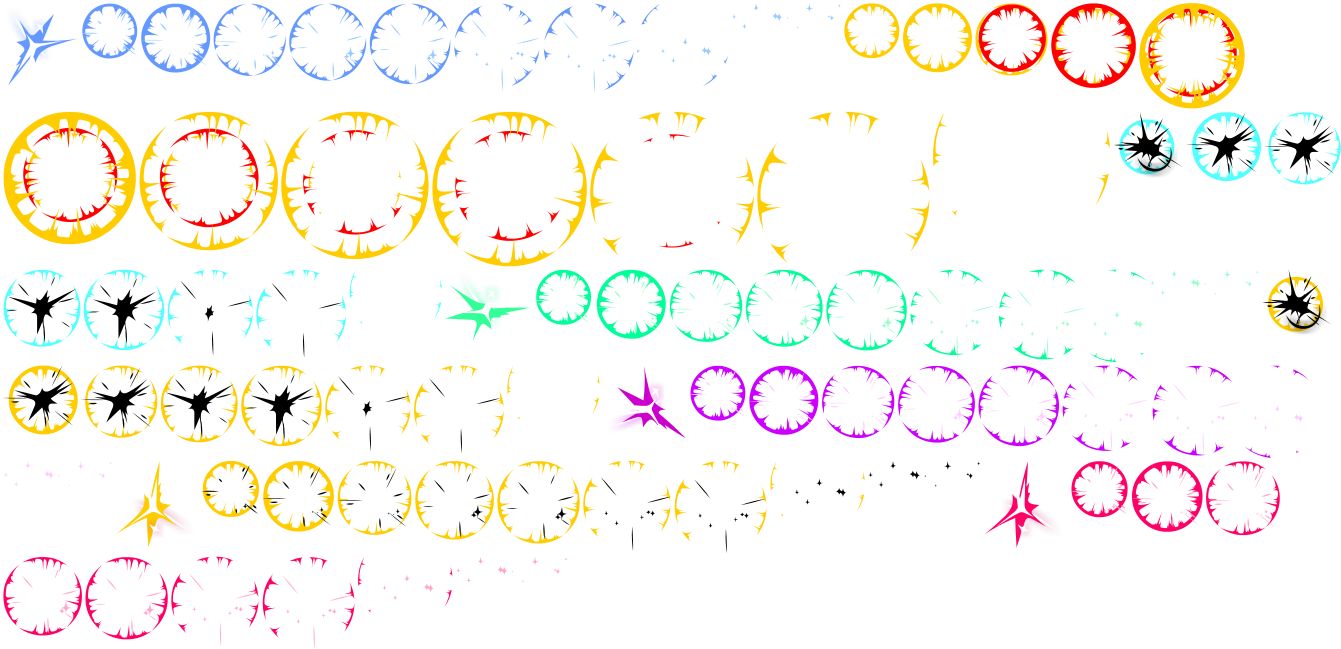
#> input picture fnf-to-osu/Spashes.png, 4022 x 1947 px (shown at 1/3 size)
$ python -i convert_notes.py   (imports and definitions only)
#> lines starting #> are read from the running program, lines starting #| are printed output that depends on the picture
#> further down, picture is the input picture: PIL image 4022x1947 P; mean R, G, B, A 81.2, 114.2, 77.2, 19.9
#!/usr/bin/env python3
"""Build osu!mania notes and lighting from the supplied FNF atlases.

osu!mania has one shared hit animation and one shared hold animation for all
lanes. Its receptor images cannot animate. Those engine limits prevent exact
per-lane splash colours and the V-Slice hold start/end transitions.

The hold cover atlas comes from FunkinCrew/funkin.assets, shared/images/
holdCoverBlue. V-Slice plays its four middle frames in a loop at 24 FPS.
"""

from __future__ import annotations

import argparse
import re
import shutil
import xml.etree.ElementTree as ET
from pathlib import Path
from typing import Dict, Tuple, cast

from PIL import Image, ImageChops, ImageDraw, ImageFilter, ImageOps


# Lane palettes (AARRGGBB): (main, highlight, shadow)
ARROW_RGB: Dict[str, Tuple[int, int, int]] = {
    "left": (0xFFC24B99, 0xFFFFFFFF, 0xFF3C1F56),  # purple
    "down": (0xFF00FFFF, 0xFFFFFFFF, 0xFF1542B7),  # blue
    "up": (0xFF12FA05, 0xFFFFFFFF, 0xFF0A4447),  # green
    "right": (0xFFF9393F, 0xFFFFFFFF, 0xFF651038),  # red
    "center": (0xFFCDCDCD, 0xFFFFFFFF, 0xFF8A8A8A),  # light gray
    "left2": (0xFFFFFF00, 0xFFFFFFFF, 0xFF6A5C10),  # yellow
    "down2": (0xFFB84DFF, 0xFFFFFFFF, 0xFF44205F),  # purple
    "up2": (0xFFFF9A1F, 0xFFFFFFFF, 0xFF6B340A),  # orange
    "right2": (0xFF2349A6, 0xFFFFFFFF, 0xFF101F4A),  # dark blue
}


# [205 lines left out: functions argb_to_rgbf, recolor_rgbpalette, fit_center, fit_center_top_at_mid, apply_opacity, add_release_dot and 4 more, not called in this run]


def trim_alpha(img: Image.Image) -> Image.Image:
    """Trim fully transparent outer pixels to avoid undersized fitting."""
    rgba = img.convert("RGBA")
    alpha = rgba.split()[3]
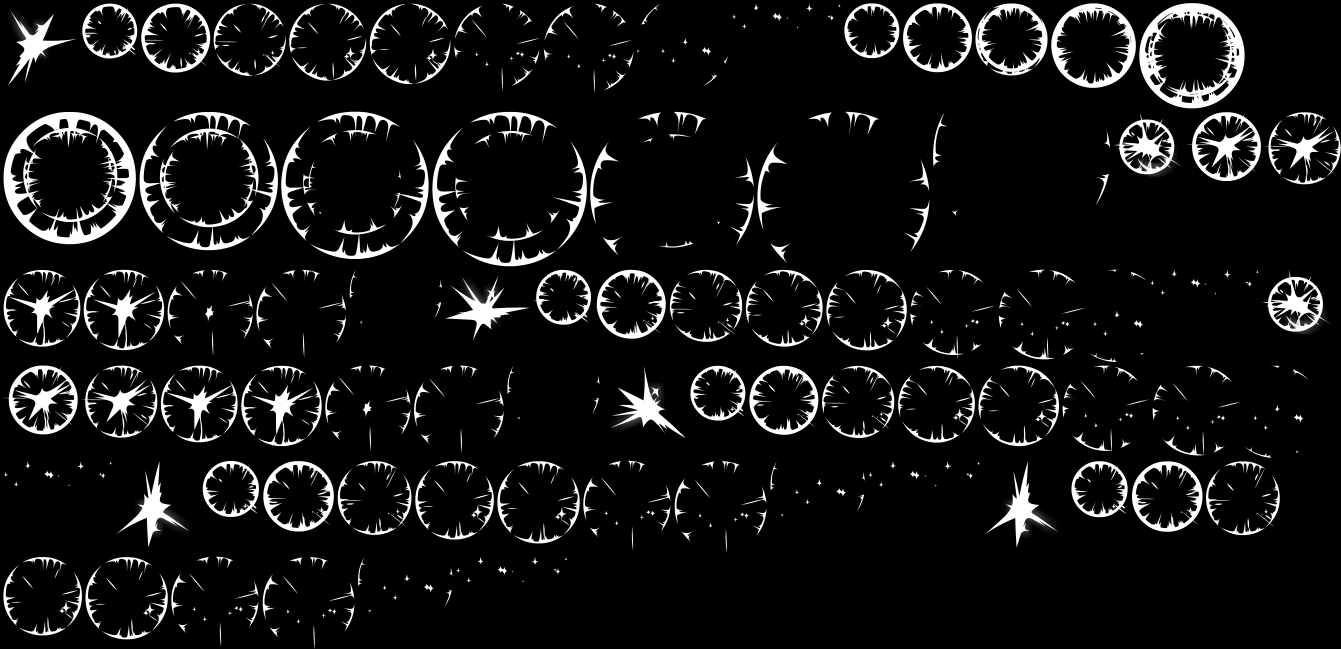
#> alpha: PIL image 4022x1947 L (shown at 1/3 size); min 0, max 255, mean 19.9
    bbox = alpha.getbbox()
#> bbox = (10, 9, 4022, 1947)
    if bbox is None:
        return rgba
    return rgba.crop(bbox)
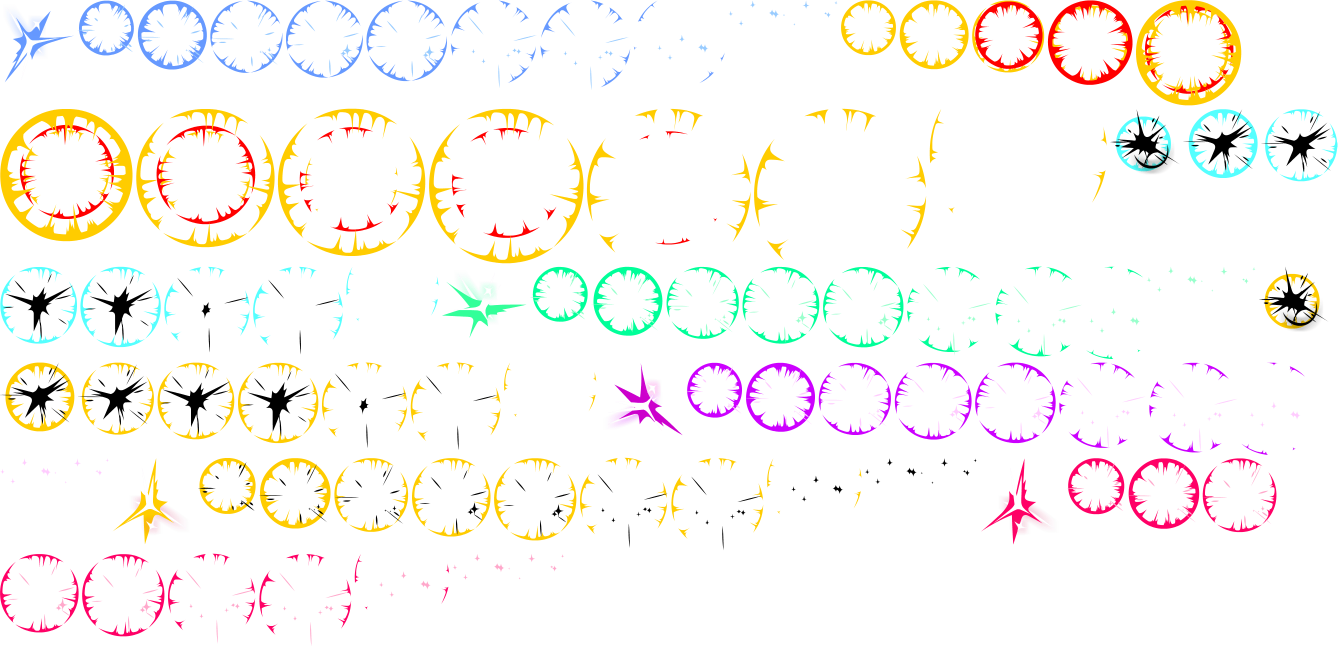
#> returned value: PIL image 4012x1938 RGBA (shown at 1/3 size); mean R, G, B, A 81.3, 114.3, 77.2, 20; transparent parts drawn white


class Atlas:
    # [36 lines left out: functions __init__, extract, not called in this run]


def ensure_dir(p: Path) -> None:
    p.mkdir(parents=True, exist_ok=True)


def save_png(img: Image.Image, path: Path) -> None:
    ensure_dir(path.parent)
    img.save(path, "PNG")


# [45 lines left out: functions ordered_dither_alpha, save_png_with_2x, not called in this run]


def clean_output(out_root: Path) -> None:
    if out_root.exists():
        shutil.rmtree(out_root)


# [126 lines left out: function main, not called in this run]


# [2 lines not run here, left out]

>>> from PIL import Image
>>> picture = Image.open('Spashes.png')
>>> result = trim_alpha(picture)
